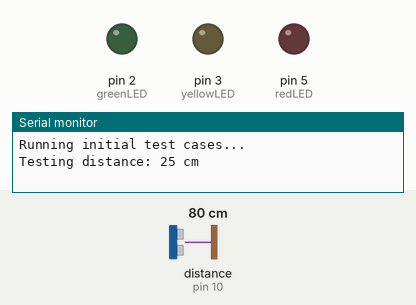
Simulated run of this sketch. Board: Arduino Uno, built with avr-gcc and run on an emulated ATmega328P. Parts: output pins drawn as LEDs (lit = HIGH), the last lines printed to the serial monitor. Wiring (inferred from the names in the program): ultrasonic range finder: trigger pin 11; echo pin 10. The inputs (shaded band) are chosen by the test bench; at power-on: distance to the obstacle (sensor on pin 10) 80 cm. The echo pulse lasts 58.3 µs per cm; pins used as bus, display or sensor lines are not drawn.

Above: at 1.1 s.
At 2.1 s:
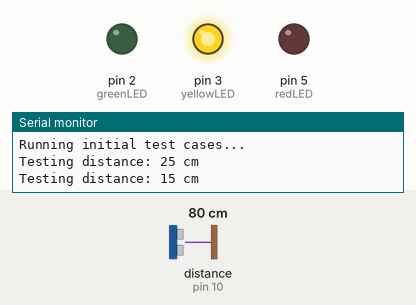
At 4.1 s:
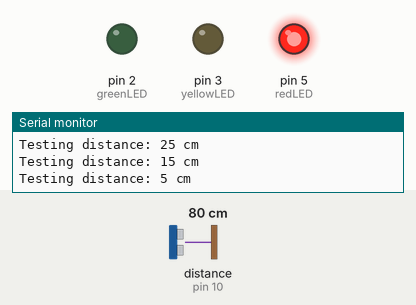
At 6.1 s:
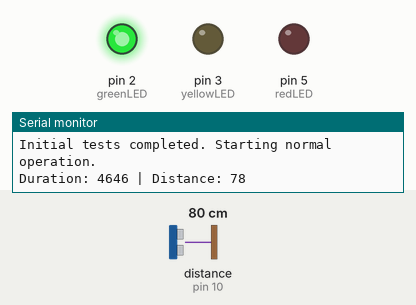
Timing chart, 0 to 7.6 s (numbered marks = the images above):
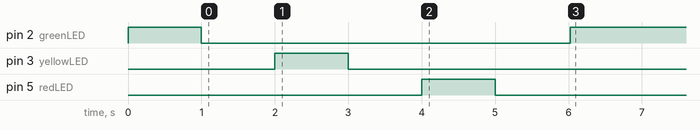

The sketch:

sketch_nov5a.ino
```cpp
// Define Pins
#define trigPin 11         // Trigger pin for ultrasonic sensor
#define echoPin 10         // Echo pin for ultrasonic sensor
#define greenLED 2         // Green LED for safe distance
#define yellowLED 3        // Yellow LED for caution distance
#define redLED 5           // Red LED for close distance

// Fixed Thresholds
const int upperThreshold = 20;   // Fixed upper threshold in cm
const int lowerThreshold = 10;   // Fixed lower threshold in cm

void setup() {
  // Initialize LED pins as outputs
  pinMode(greenLED, OUTPUT);
  pinMode(yellowLED, OUTPUT);
  pinMode(redLED, OUTPUT);

  // Initialize ultrasonic sensor pins
  pinMode(trigPin, OUTPUT);
  pinMode(echoPin, INPUT);

  // Initialize serial communication for debugging
  Serial.begin(9600);

  // Initial test cases to verify LED functionality
  Serial.println("Running initial test cases...");
  testLEDStates(25); // Test for safe distance (Green LED)
  delay(1000);
  testLEDStates(15); // Test for caution distance (Yellow LED)
  delay(1000);
  testLEDStates(5);  // Test for close distance (Red LED)
  delay(1000);
  Serial.println("Initial tests completed. Starting normal operation.");
}

void testLEDStates(long distance) {
  // Test LED states based on a given distance
  Serial.print("Testing distance: ");
  Serial.print(distance);
  Serial.println(" cm");

  if (distance > upperThreshold) {
    digitalWrite(greenLED, HIGH);    // Green LED on (safe distance)
    digitalWrite(yellowLED, LOW);
    digitalWrite(redLED, LOW);
  } else if (distance > lowerThreshold) {
    digitalWrite(greenLED, LOW);
    digitalWrite(yellowLED, HIGH);   // Yellow LED on (caution distance)
    digitalWrite(redLED, LOW);
  } else {
    digitalWrite(greenLED, LOW);
    digitalWrite(yellowLED, LOW);
    digitalWrite(redLED, HIGH);      // Red LED on (close distance)
  }

  // Wait a moment to observe the LED state
  delay(1000);

  // Turn off all LEDs after the test
  digitalWrite(greenLED, LOW);
  digitalWrite(yellowLED, LOW);
  digitalWrite(redLED, LOW);
}

long measureDistance() {
  // Trigger the ultrasonic sensor to send a pulse
  digitalWrite(trigPin, LOW);
  delayMicroseconds(2);
  digitalWrite(trigPin, HIGH);
  delayMicroseconds(10);
  digitalWrite(trigPin, LOW);

  // Read the echo pin
  long duration = pulseIn(echoPin, HIGH);

  // Check if no echo was received (timeout)
  if (duration == 0) {
    Serial.println("No echo received (timeout). Object might be out of range.");
    return -1;  // Indicates no valid reading
  }

  long distance = duration * 0.034 / 2;

  // Debug: Print the raw duration and calculated distance
  Serial.print("Duration: ");
  Serial.print(duration);
  Serial.print(" | Distance: ");
  Serial.println(distance);

  return distance;
}

void loop() {
  // Measure distance using the ultrasonic sensor
  long distance = measureDistance();

  // Check if we got a valid distance measurement
  if (distance == -1) {
    Serial.println("Object out of range. Waiting...");
    digitalWrite(greenLED, LOW);
    digitalWrite(yellowLED, LOW);
    digitalWrite(redLED, LOW);
    delay(500); // Wait before measuring again
    return;  // Skip to the next loop iteration
  }

  // LED control logic based on fixed thresholds
  if (distance > upperThreshold) {
    digitalWrite(greenLED, HIGH);    // Green LED on (safe distance)
    digitalWrite(yellowLED, LOW);
    digitalWrite(redLED, LOW);
  } else if (distance > lowerThreshold) {
    digitalWrite(greenLED, LOW);
    digitalWrite(yellowLED, HIGH);   // Yellow LED on (caution distance)
    digitalWrite(redLED, LOW);
  } else {
    digitalWrite(greenLED, LOW);
    digitalWrite(yellowLED, LOW);
    digitalWrite(redLED, HIGH);      // Red LED on (close distance)
  }

  // Delay to prevent rapid changes and allow for stable readings
  delay(500);
}
```

Measured:
- by itself, pin 2 (greenLED): HIGH → LOW at 1.0 s, → HIGH 5.0 s later
